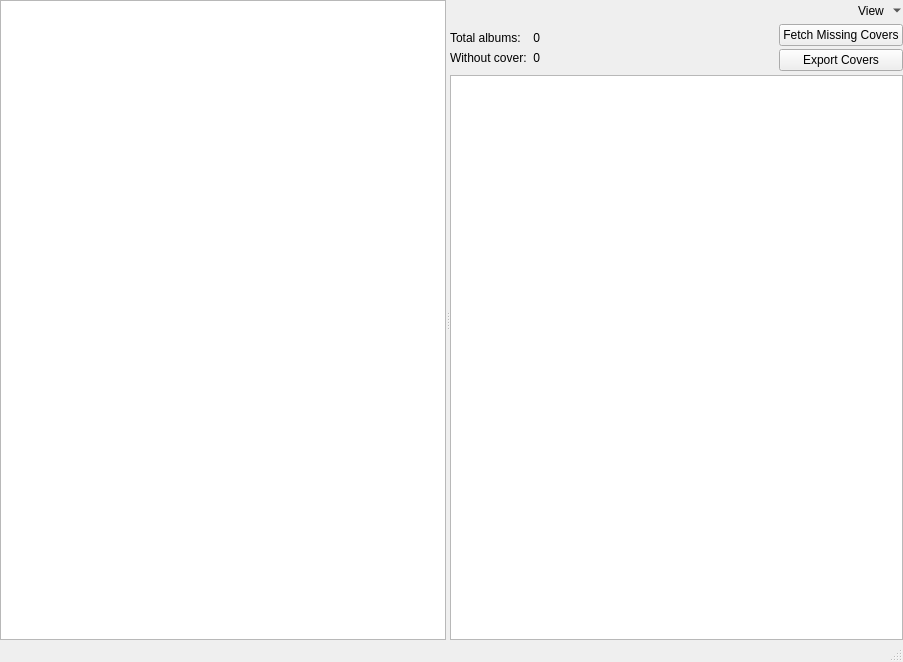
<?xml version="1.0" encoding="UTF-8"?>
<ui version="4.0">
 <class>CoverManager</class>
 <widget class="QMainWindow" name="CoverManager">
  <property name="geometry">
   <rect>
    <x>0</x>
    <y>0</y>
    <width>903</width>
    <height>662</height>
   </rect>
  </property>
  <property name="windowTitle">
   <string>Cover Manager</string>
  </property>
  <property name="windowIcon">
   <iconset resource="../../data/icons.qrc">
    <normaloff>:/icons/64x64/com.goshapps.Orange.png</normaloff>:/icons/64x64/com.goshapps.Orange.png</iconset>
  </property>
  <widget class="QWidget" name="centralWidget">
   <layout class="QVBoxLayout" name="verticalLayout_2">
    <property name="leftMargin">
     <number>0</number>
    </property>
    <property name="topMargin">
     <number>0</number>
    </property>
    <property name="rightMargin">
     <number>0</number>
    </property>
    <property name="bottomMargin">
     <number>0</number>
    </property>
    <item>
     <widget class="QSplitter" name="splitter">
      <property name="orientation">
       <enum>Qt::Horizontal</enum>
      </property>
      <widget class="QListWidget" name="artists">
       <property name="alternatingRowColors">
        <bool>true</bool>
       </property>
       <property name="selectionBehavior">
        <enum>QAbstractItemView::SelectRows</enum>
       </property>
       <property name="iconSize">
        <size>
         <width>24</width>
         <height>24</height>
        </size>
       </property>
       <property name="uniformItemSizes">
        <bool>true</bool>
       </property>
      </widget>
      <widget class="QWidget" name="widget" native="true">
       <layout class="QVBoxLayout" name="verticalLayout">
        <property name="spacing">
         <number>0</number>
        </property>
        <property name="leftMargin">
         <number>0</number>
        </property>
        <property name="topMargin">
         <number>0</number>
        </property>
        <property name="rightMargin">
         <number>0</number>
        </property>
        <property name="bottomMargin">
         <number>0</number>
        </property>
        <item>
         <layout class="QHBoxLayout" name="horizontalLayout_2">
          <property name="spacing">
           <number>6</number>
          </property>
          <property name="bottomMargin">
           <number>0</number>
          </property>
          <item>
           <widget class="SearchField" name="filter" native="true">
            <property name="placeholderText" stdset="0">
             <string>Enter search terms here</string>
            </property>
           </widget>
          </item>
          <item>
           <widget class="QToolButton" name="view">
            <property name="accessibleName">
             <string>MenuPopupToolButton</string>
            </property>
            <property name="text">
             <string>View</string>
            </property>
            <property name="iconSize">
             <size>
              <width>16</width>
              <height>16</height>
             </size>
            </property>
            <property name="popupMode">
             <enum>QToolButton::MenuButtonPopup</enum>
            </property>
            <property name="toolButtonStyle">
             <enum>Qt::ToolButtonTextBesideIcon</enum>
            </property>
            <property name="autoRaise">
             <bool>true</bool>
            </property>
           </widget>
          </item>
         </layout>
        </item>
        <item>
         <layout class="QHBoxLayout" name="horizontalLayout">
          <property name="spacing">
           <number>6</number>
          </property>
          <item>
           <layout class="QVBoxLayout" name="verticalLayout_4" stretch="0,0">
            <property name="topMargin">
             <number>10</number>
            </property>
            <property name="bottomMargin">
             <number>10</number>
            </property>
            <item>
             <widget class="QLabel" name="label_3">
              <property name="text">
               <string>Total albums:</string>
              </property>
             </widget>
            </item>
            <item>
             <widget class="QLabel" name="label_2">
              <property name="text">
               <string>Without cover:</string>
              </property>
             </widget>
            </item>
           </layout>
          </item>
          <item>
           <layout class="QVBoxLayout" name="verticalLayout_6">
            <property name="topMargin">
             <number>10</number>
            </property>
            <property name="bottomMargin">
             <number>10</number>
            </property>
            <item>
             <widget class="QLabel" name="total_albums">
              <property name="layoutDirection">
               <enum>Qt::RightToLeft</enum>
              </property>
              <property name="text">
               <string>0</string>
              </property>
              <property name="alignment">
               <set>Qt::AlignRight|Qt::AlignTrailing|Qt::AlignVCenter</set>
              </property>
             </widget>
            </item>
            <item>
             <widget class="QLabel" name="without_cover">
              <property name="text">
               <string>0</string>
              </property>
              <property name="alignment">
               <set>Qt::AlignRight|Qt::AlignTrailing|Qt::AlignVCenter</set>
              </property>
             </widget>
            </item>
           </layout>
          </item>
          <item>
           <spacer name="horizontalSpacer">
            <property name="orientation">
             <enum>Qt::Horizontal</enum>
            </property>
            <property name="sizeHint" stdset="0">
             <size>
              <width>40</width>
              <height>20</height>
             </size>
            </property>
           </spacer>
          </item>
          <item>
           <layout class="QVBoxLayout" name="verticalLayout_3">
            <property name="spacing">
             <number>0</number>
            </property>
            <item>
             <widget class="QPushButton" name="button_fetch">
              <property name="text">
               <string>Fetch Missing Covers</string>
              </property>
              <property name="iconSize">
               <size>
                <width>16</width>
                <height>16</height>
               </size>
              </property>
             </widget>
            </item>
            <item>
             <widget class="QPushButton" name="export_covers">
              <property name="text">
               <string>Export Covers</string>
              </property>
             </widget>
            </item>
           </layout>
          </item>
         </layout>
        </item>
        <item>
         <widget class="AlbumCoverManagerList" name="albums">
          <property name="dragEnabled">
           <bool>true</bool>
          </property>
          <property name="dragDropMode">
           <enum>QAbstractItemView::DragDrop</enum>
          </property>
          <property name="alternatingRowColors">
           <bool>false</bool>
          </property>
          <property name="selectionMode">
           <enum>QAbstractItemView::ExtendedSelection</enum>
          </property>
          <property name="iconSize">
           <size>
            <width>120</width>
            <height>120</height>
           </size>
          </property>
          <property name="flow">
           <enum>QListView::LeftToRight</enum>
          </property>
          <property name="isWrapping" stdset="0">
           <bool>true</bool>
          </property>
          <property name="resizeMode">
           <enum>QListView::Adjust</enum>
          </property>
          <property name="spacing">
           <number>2</number>
          </property>
          <property name="viewMode">
           <enum>QListView::IconMode</enum>
          </property>
          <property name="wordWrap">
           <bool>true</bool>
          </property>
         </widget>
        </item>
       </layout>
      </widget>
     </widget>
    </item>
   </layout>
  </widget>
  <widget class="QStatusBar" name="statusBar"/>
  <action name="action_fetch">
   <property name="text">
    <string>Fetch automatically</string>
   </property>
  </action>
  <action name="action_load">
   <property name="text">
    <string>Load</string>
   </property>
  </action>
  <action name="action_add_to_playlist">
   <property name="text">
    <string>Add to playlist</string>
   </property>
  </action>
 </widget>
 <customwidgets>
  <customwidget>
   <class>SearchField</class>
   <extends>QWidget</extends>
   <header>widgets/searchfield.h</header>
  </customwidget>
  <customwidget>
   <class>AlbumCoverManagerList</class>
   <extends>QListWidget</extends>
   <header>covermanager/albumcovermanagerlist.h</header>
  </customwidget>
 </customwidgets>
 <tabstops>
  <tabstop>artists</tabstop>
  <tabstop>albums</tabstop>
 </tabstops>
 <resources>
  <include location="../../data/data.qrc"/>
  <include location="../../data/icons.qrc"/>
 </resources>
 <connections/>
</ui>
